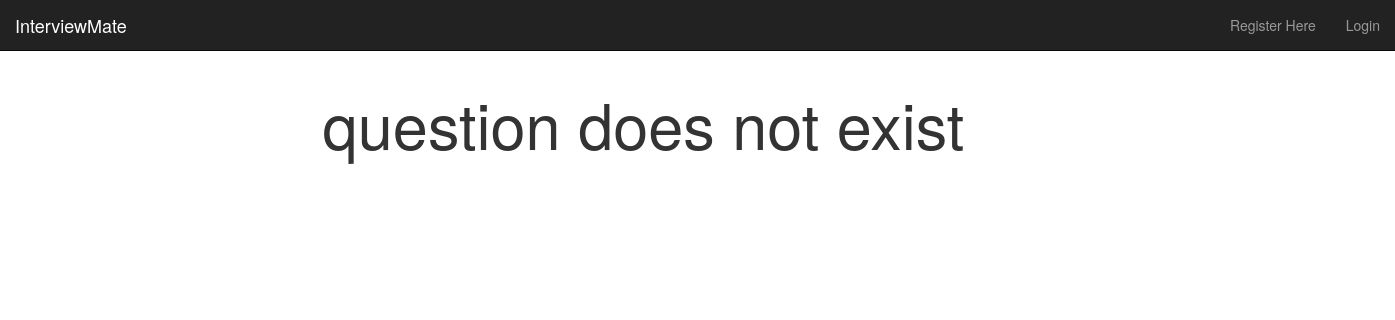
The app's page /interviewmate/question/two-sums/, older data.
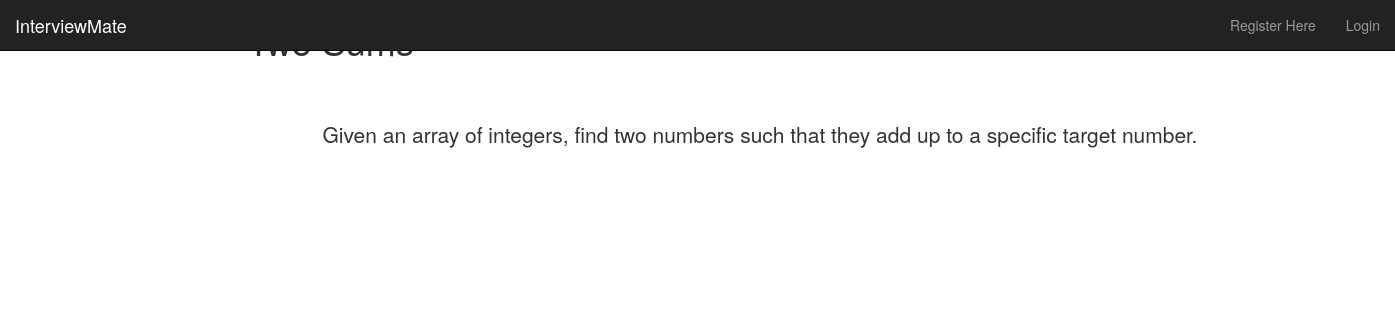
The same page, newer data.
### interviewmate/models.py (models this page shows, shortened)
class Question(models.Model):
    category = models.ForeignKey(Category)
    title = models.CharField(max_length=128)
    views = models.IntegerField(default=0)
    content = models.TextField(max_length=1024)
    slug = models.SlugField(unique=False)

### interviewmate/views.py (the view)
# urls.py: url(r'^question/(?P<question_name_slug>[\w\-]+)/$', views.question, name='question'),
def question(request, question_name_slug):
    context_dict = {}
    try:
        question = Question.objects.get(slug=question_name_slug)
        context_dict['question']=question
    except Question.DoesNotExist:
        pass
    return render(request, 'interviewmate/question.html', context_dict)

### interviewmate/templates/interviewmate/question.html (shortened to what this page needs)
{% extends 'interviewmate/base.html' %}
{% load staticfiles %}
{% block body_block %}
    <h1>{{ question.title }}</h1>
        <div class="container">
            <div class="jumbotron">
                {% if question %}
                    <p>{{ question.content }}</p>
                {% else %}
                    <h1>question does not exist</h1>
                {% endif %}
            </div>
        </div>
{% endblock %}

Row changes from the older to the newer data that the page shows:
now on this page (row edited): Question: content "Given an array of integers, find two numbers such that they add up to a specific target number."
Text that changed along with them:
text no longer shown: "question does not exist"
